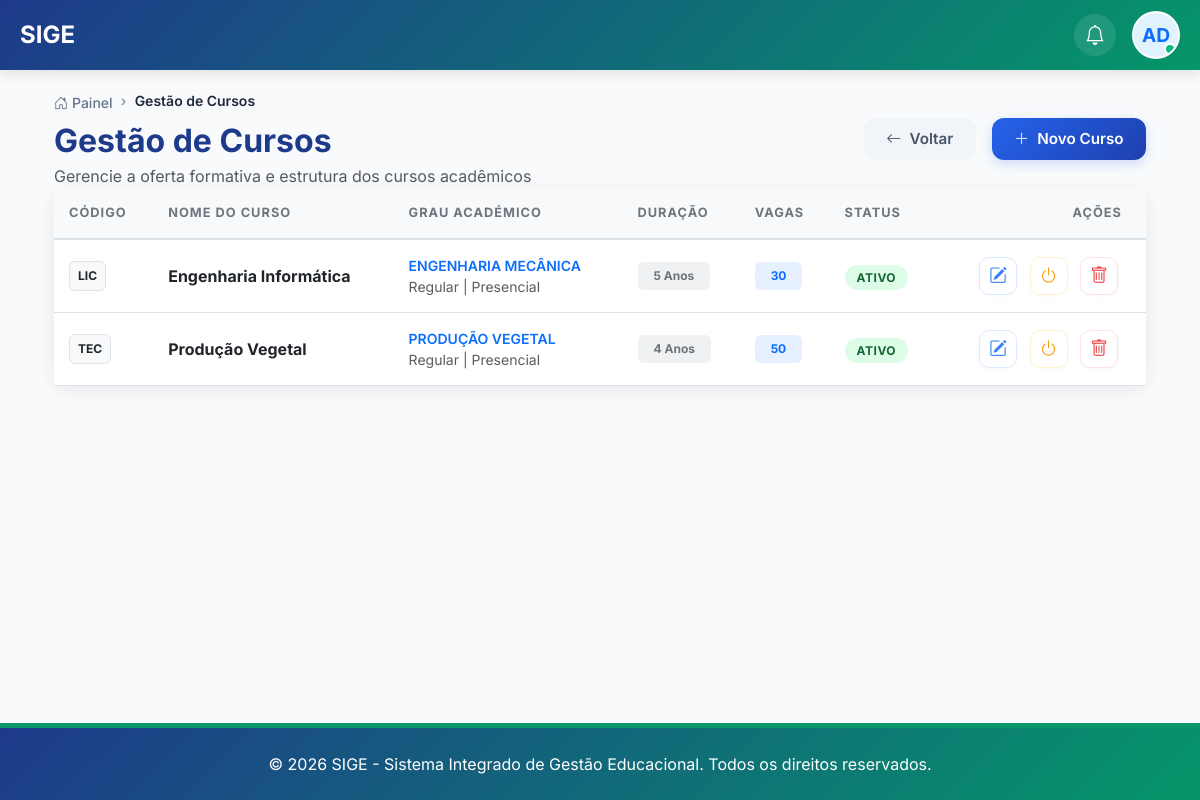
/cursos-disciplinas/ (signed in), run on the app's committed database.
### core/models.py (models this page shows, shortened)
class Curso(models.Model):
    REGIME_CHOICES = [
        ('diurno', 'Diurno'),
        ('pos-laboral', 'Pós-Laboral'),
    ]
    MODALIDADE_CHOICES = [
        ('presencial', 'Presencial'),
        ('semipresencial', 'Semipresencial'),
        ('ead', 'EAD'),
    ]
    DURACAO_CHOICES = [
        (3, '3 meses'),
        (6, '6 meses'),
        (12, '1 ano'),
        (24, '2 anos'),
        (36, '3 anos'),
        (48, '4 anos'),
        (60, '5 anos'),
    ]
    codigo = models.CharField(max_length=50, unique=True, default="CURSO", verbose_name="Código do Curso")
    nome = models.CharField(max_length=200, verbose_name="Nome do Curso")
    slug = models.SlugField(unique=True, null=True, blank=True, verbose_name="Slug (URL Amigável)")
    grau = models.ForeignKey(NivelAcademico, on_delete=models.CASCADE, related_name='cursos', verbose_name="Grau Académico")
    regime = models.CharField(max_length=20, choices=REGIME_CHOICES, default='diurno', verbose_name="Regime")
    modalidade = models.CharField(max_length=20, choices=MODALIDADE_CHOICES, default='presencial', verbose_name="Modalidade")
    descricao = models.TextField(blank=True, verbose_name="Descrição")
    vagas = models.PositiveIntegerField(verbose_name="Número de Vagas")
    duracao_meses = models.PositiveIntegerField(
        choices=DURACAO_CHOICES,
        default=12,
        verbose_name="Duração"
    )
    nota_minima = models.DecimalField(
        max_digits=4,
        decimal_places=2,
        default=10.00,
        validators=[MinValueValidator(10.00), MaxValueValidator(20.00)],
        verbose_name="Nota Mínima para Aprovação"
    )
    requer_prerequisitos = models.BooleanField(default=False, verbose_name="Requer Pré-requisitos")
    ativo = models.BooleanField(default=True, verbose_name="Ativo")
    data_criacao = models.DateTimeField(auto_now_add=True)
    data_atualizacao = models.DateTimeField(auto_now=True)
    class Meta:
        verbose_name = "Curso"
        verbose_name_plural = "Cursos"
        ordering = ['nome']

class NivelAcademico(models.Model):
    codigo = models.CharField(max_length=10, unique=True, null=True, blank=True, verbose_name="Código")
    nome = models.CharField(max_length=100, unique=True, verbose_name="Nome do Nível")
    descricao = models.TextField(blank=True, verbose_name="Descrição")
    duracao_padrao = models.PositiveIntegerField(default=4, verbose_name="Duração Padrão (Anos)")
    tipo_periodo = models.CharField(
        max_length=20,
        choices=[('semestre', 'Semestres'), ('trimestre', 'Trimestres')],
        default='semestre',
        verbose_name="Tipo de Período"
    )
    periodos_por_ano = models.PositiveIntegerField(default=2, verbose_name="Número de Períodos por Ano")
    creditos_minimos = models.PositiveIntegerField(default=0, verbose_name="Total Mínimo de Créditos")
    nota_minima_aprovacao = models.DecimalField(max_digits=4, decimal_places=2, default=10.00, validators=[MinValueValidator(0.0), MaxValueValidator(10.0)], verbose_name="Nota Mínima de Aprovação")
    escala_notas_min = models.IntegerField(default=0, verbose_name="Escala Mínima")
    escala_notas_max = models.IntegerField(default=20, validators=[MinValueValidator(0), MaxValueValidator(20)], verbose_name="Escala Máxima")
    media_minima_progressao = models.DecimalField(max_digits=4, decimal_places=2, default=10.00, verbose_name="Média Mínima para Progressão")
    limite_reprovacoes = models.PositiveIntegerField(null=True, blank=True, verbose_name="Limite de Reprovações")
    nivel_entrada_exigido = models.CharField(max_length=100, blank=True, verbose_name="Nível de entrada exigido")
    exige_teste_admissao = models.BooleanField(default=False, verbose_name="Exige teste de admissão?")
    documentos_obrigatorios = models.TextField(blank=True, verbose_name="Documentos obrigatórios")
    regime_regular = models.BooleanField(default=True, verbose_name="Regular")
    regime_pos_laboral = models.BooleanField(default=False, verbose_name="Pós-laboral")
    regime_modular = models.BooleanField(default=False, verbose_name="Modular")
    turno_manha = models.BooleanField(default=True, verbose_name="Manhã")
    turno_tarde = models.BooleanField(default=True, verbose_name="Tarde")
    turno_noite = models.BooleanField(default=False, verbose_name="Noite")
    base_legal = models.CharField(max_length=200, blank=True, verbose_name="Base legal")
    entidade_acreditadora = models.CharField(max_length=100, blank=True, verbose_name="Entidade acreditadora")
    data_criacao = models.DateTimeField(auto_now_add=True)
    class Meta:
        verbose_name = "Nível Académico"
        verbose_name_plural = "Níveis Académicos"
        ordering = ['nome']

### core/views.py (the view, shortened to what this page needs)
# urls.py: path('cursos-disciplinas/', views.cursos_disciplinas, name='cursos_disciplinas'),
@login_required
def cursos_disciplinas(request):
    from .models import Disciplina
    niveis = NivelAcademico.objects.all()
    cursos = Curso.objects.all().select_related('grau')
    disciplinas = Disciplina.objects.all()
    context = {
        'cursos': cursos,
        'niveis': niveis,
        'disciplinas': disciplinas,
        'duracao_choices': Curso.DURACAO_CHOICES,
        'active': 'cursos'
    }
    return render(request, 'core/cursos_disciplinas.html', context)

### core/context_processors.py (called while the page is built)
def subscricao_context(request):
    if not request.user.is_authenticated:
        return {}
    subscricao = Subscricao.objects.filter(estado__in=['ativo', 'teste']).first()
    return {'subscricao': subscricao}

def global_academic_context(request):
    config = ConfiguracaoEscola.objects.first()
    context = {
        'config': config
    }
    if request.user.is_authenticated:
        ano_id = request.session.get('ano_academico_id')
        if ano_id:
            ano_atual = AnoAcademico.objects.filter(id=ano_id).first()
        else:
            ano_atual = AnoAcademico.get_atual()
            if ano_atual:
                request.session['ano_academico_id'] = ano_atual.id
        semestre_atual = None
        if ano_atual:
            semestre_atual = ano_atual.semestres.filter(ativo=True).first()
        perfil = PerfilUsuario.objects.filter(user=request.user).first()
        context.update({
            'ano_atual': ano_atual,
            'semestre_atual': semestre_atual,
            'user_perfil': perfil
        })
    return context

### core/templates/core/cursos_disciplinas.html (shortened to what this page needs)
{% extends 'core/base.html' %}
{% block content %}
<div class="page-header">
    <div class="container">
        <div class="d-flex justify-content-between align-items-center">
            <div>
                <nav aria-label="breadcrumb">
                    <ol class="breadcrumb mb-2">
                        <li class="breadcrumb-item"><a href="{% url 'painel_principal' %}"><i class="bi bi-house-door me-1"></i>Painel</a></li>
                        <li class="breadcrumb-item active" aria-current="page">Gestão de Cursos</li>
                    </ol>
                </nav>
                <h2 class="fw-bold mb-1" style="color: #1e3a8a;">Gestão de Cursos</h2>
                <p class="text-muted mb-0">Gerencie a oferta formativa e estrutura dos cursos acadêmicos</p>
            </div>
            <div class="d-flex gap-3">
                <a href="{% url 'painel_principal' %}" class="btn-header btn-header-light text-decoration-none">
                    <i class="bi bi-arrow-left"></i> Voltar
                </a>
                <a href="{% url 'criar_curso' %}" class="btn-header btn-header-primary text-decoration-none">
                    <i class="bi bi-plus-lg"></i> Novo Curso
                </a>
            </div>
        </div>
    </div>
</div>
<div class="container pb-5">
    <div class="tab-content" id="managementTabsContent">
        <div class="card academic-card">
            <div class="card-body p-0">
                <div class="table-responsive">
                    <table class="table table-modern mb-0">
                        <thead>
                            <tr>
                                <th>Código</th>
                                <th>Nome do Curso</th>
                                <th>Grau Académico</th>
                                <th>Duração</th>
                                <th>Vagas</th>
                                <th>Status</th>
                                <th class="text-end pe-4">Ações</th>
                            </tr>
                        </thead>
                        <tbody>
                            {% for curso in cursos %}
                            <tr>
                                            <td><span class="badge bg-light text-dark border px-2 py-2">{{ curso.grau.codigo|default:curso.codigo }}</span></td>
                                <td class="fw-bold text-dark">{{ curso.nome }}</td>
                                <td>
                                    <div class="small fw-semibold text-primary text-uppercase">{{ curso.grau.nome }}</div>
                                    <div class="small text-muted">
                                        {% if curso.grau.regime_regular %}Regular{% endif %}
                                        | {{ curso.grau.get_modalidade_display|default:"Presencial" }}
                                    </div>
                                </td>
                                <td><span class="badge bg-secondary bg-opacity-10 text-secondary border-0 px-3 py-2">{% if curso.grau.duracao_anos %}{{ curso.grau.duracao_anos }}{% else %}{{ curso.grau.duracao_padrao }}{% endif %} Anos</span></td>
                                <td><span class="badge bg-primary bg-opacity-10 text-primary border-0 px-3 py-2">{{ curso.vagas }}</span></td>
                                <td>
                                    {% if curso.ativo %}
                                    <span class="status-pill status-active">Ativo</span>
                                    {% else %}
                                    <span class="status-pill status-inactive">Inativo</span>
                                    {% endif %}
                                </td>
                                <td class="text-end pe-4">
                                    <a href="{% url 'editar_curso' curso.id %}" class="btn-action btn-action-edit text-decoration-none"
                                            title="Editar Curso">
                                        <i class="bi bi-pencil-square"></i>
                                    </a>
                                    <button class="btn-action btn-action-status btn-toggle-curso" title="Alterar Status" data-curso-id="{{ curso.id }}">
                                        <i class="bi bi-power"></i>
                                    </button>
                                    <button class="btn-action btn-action-delete btn-deletar-curso" title="Eliminar Curso" data-curso-id="{{ curso.id }}" data-curso-nome="{{ curso.nome }}">
                                        <i class="bi bi-trash"></i>
                                    </button>
                                </td>
                            </tr>
                            {% endfor %}
                        </tbody>
                    </table>
                </div>
            </div>
        </div>
    </div>
</div>
{% endblock %}

### core/templates/core/base.html (style rules this page uses)
:root { --primary-color: #1e3a8a; --secondary-color: #059669; --accent-color: #f59e0b; --light-bg: #f8fafc; }
html, body { height: 100%; margin: 0; padding: 0; }
body { font-family: 'Inter', sans-serif; background-color: #f8fafc; display: flex; flex-direction: column; min-height: 100vh; }
.card { transition: transform 0.3s; height: 100%; border-radius: 15px; border: none; box-shadow: 0 4px 6px rgba(0,0,0,0.05); }
.breadcrumb { background: transparent; padding: 0; margin-bottom: 1rem; }
.breadcrumb-item + .breadcrumb-item::before { content: "›"; color: #94a3b8; font-weight: bold; }
.breadcrumb-item a { color: #64748b; text-decoration: none; transition: color 0.2s; font-size: 0.875rem; font-weight: 500; }
.breadcrumb-item.active { color: #1e293b; font-weight: 600; font-size: 0.875rem; }

### core/templates/core/cursos_disciplinas.html (style rules this page uses)
.academic-card { border: none; border-radius: 15px; box-shadow: 0 4px 20px rgba(0,0,0,0.08); transition: transform 0.3s ease; }
.table-modern thead th { background-color: #f8f9fa; text-transform: uppercase; font-size: 0.8rem; letter-spacing: 1px; color: #6c757d; border-bottom: 2px solid #dee2e6; padding: 15px; }
.table-modern tbody td { padding: 15px; vertical-align: middle; }
.btn-action { width: 38px; height: 38px; border-radius: 10px; display: inline-flex; align-items: center; justify-content: center; margin: 0 4px; transition: all 0.2s cubic-bezier(0.4, 0, 0.2, 1); border: 1px solid #e2e8f0; background: white; box-shadow: 0 2px 4px rgba(0,0,0,0.02); }
.btn-action i { font-size: 1.1rem; }
.btn-action-edit { color: #3b82f6; border-color: #dbeafe; }
.btn-action-status { color: #f59e0b; border-color: #fef3c7; }
.btn-action-delete { color: #ef4444; border-color: #fee2e2; }
.status-pill { padding: 5px 12px; border-radius: 30px; font-size: 0.75rem; font-weight: 700; text-transform: uppercase; letter-spacing: 0.5px; }
.status-active { background: #dcfce7; color: #166534; }
.btn-header { border: none; border-radius: 12px; padding: 0.6rem 1.4rem; font-weight: 600; display: inline-flex; align-items: center; gap: 8px; transition: all 0.2s cubic-bezier(0.4, 0, 0.2, 1); font-size: 0.95rem; }
.btn-header-light { background: #f1f5f9; color: #475569; }
.btn-header-primary { background: linear-gradient(135deg, #2563eb 0%, #1e40af 100%); color: white; box-shadow: 0 4px 12px rgba(37, 99, 235, 0.2); }

### data on the page
Curso: grau.codigo "LIC", nome "Engenharia Informática", grau.nome "ENGENHARIA MECÂNICA", shows "Regular", grau.modalidade "Presencial", grau.duracao_padrao "5", vagas "30", ativo "ATIVO"
Curso: grau.codigo "TEC", nome "Produção Vegetal", grau.nome "PRODUÇÃO VEGETAL", shows "Regular", grau.modalidade "Presencial", grau.duracao_padrao "4", vagas "50", ativo "ATIVO"
